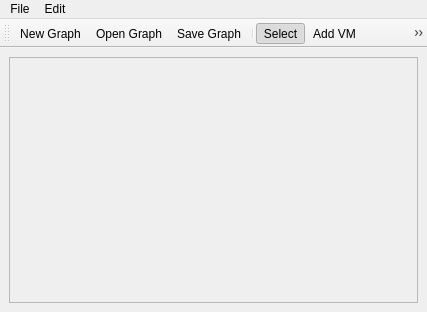
<?xml version="1.0" encoding="UTF-8"?>
<ui version="4.0">
 <class>TenantEditor</class>
 <widget class="QMainWindow" name="TenantEditor">
  <property name="windowModality">
   <enum>Qt::ApplicationModal</enum>
  </property>
  <property name="geometry">
   <rect>
    <x>0</x>
    <y>0</y>
    <width>427</width>
    <height>312</height>
   </rect>
  </property>
  <property name="windowTitle">
   <string>Tenant Editor</string>
  </property>
  <property name="windowIcon">
   <iconset resource="resources.qrc">
    <normaloff>:/pics/pics/graph.png</normaloff>:/pics/pics/graph.png</iconset>
  </property>
  <property name="styleSheet">
   <string notr="true">QWidget, QMenuBar::item, QHeaderView::section {
	background-color: qlineargradient(x1: 0, y1: 0, x2: 0, y2: 1,
                                      stop: 0 #a0a0a0, stop: 1 #f0f0f0);
}

QLabel, QSlider, QCheckBox {
	background-color: transparent;
}</string>
  </property>
  <widget class="QWidget" name="centralwidget">
   <layout class="QVBoxLayout" name="verticalLayout">
    <item>
     <layout class="QHBoxLayout" name="horizontalLayout">
      <item>
       <widget class="QScrollArea" name="graphArea">
        <property name="widgetResizable">
         <bool>false</bool>
        </property>
        <widget class="QWidget" name="scrollAreaWidgetContents">
         <property name="geometry">
          <rect>
           <x>0</x>
           <y>0</y>
           <width>398</width>
           <height>230</height>
          </rect>
         </property>
        </widget>
       </widget>
      </item>
     </layout>
    </item>
   </layout>
  </widget>
  <widget class="QMenuBar" name="menubar">
   <property name="geometry">
    <rect>
     <x>0</x>
     <y>0</y>
     <width>427</width>
     <height>21</height>
    </rect>
   </property>
   <widget class="QMenu" name="menuFile">
    <property name="title">
     <string>File</string>
    </property>
    <addaction name="actionNew_System"/>
    <addaction name="actionOpen_System"/>
    <addaction name="actionSave_System"/>
    <addaction name="actionSave_System_As"/>
    <addaction name="actionExit"/>
   </widget>
   <widget class="QMenu" name="menuEdit">
    <property name="title">
     <string>Edit</string>
    </property>
    <addaction name="actionSettings"/>
   </widget>
   <addaction name="menuFile"/>
   <addaction name="menuEdit"/>
  </widget>
  <widget class="QToolBar" name="toolBar">
   <property name="windowTitle">
    <string>toolBar</string>
   </property>
   <attribute name="toolBarArea">
    <enum>TopToolBarArea</enum>
   </attribute>
   <attribute name="toolBarBreak">
    <bool>false</bool>
   </attribute>
   <addaction name="actionNew_System"/>
   <addaction name="actionOpen_System"/>
   <addaction name="actionSave_System"/>
   <addaction name="separator"/>
   <addaction name="actionSelect"/>
   <addaction name="actionComputer"/>
   <addaction name="actionStorage"/>
   <addaction name="actionRouter"/>
   <addaction name="actionService"/>
   <addaction name="actionDomain"/>
   <addaction name="actionEdge"/>
   <addaction name="separator"/>
  </widget>
  <action name="actionSelect">
   <property name="checkable">
    <bool>true</bool>
   </property>
   <property name="checked">
    <bool>true</bool>
   </property>
   <property name="icon">
    <iconset resource="resources.qrc">
     <normaloff>:/pics/pics/select.png</normaloff>:/pics/pics/select.png</iconset>
   </property>
   <property name="text">
    <string>Select</string>
   </property>
   <property name="shortcut">
    <string>Alt+1</string>
   </property>
  </action>
  <action name="actionComputer">
   <property name="checkable">
    <bool>true</bool>
   </property>
   <property name="icon">
    <iconset resource="resources.qrc">
     <normaloff>:/pics/pics/computer.png</normaloff>:/pics/pics/computer.png</iconset>
   </property>
   <property name="text">
    <string>Add VM</string>
   </property>
   <property name="toolTip">
    <string>Add VM</string>
   </property>
   <property name="shortcut">
    <string>Alt+2</string>
   </property>
  </action>
  <action name="actionEdge">
   <property name="checkable">
    <bool>true</bool>
   </property>
   <property name="icon">
    <iconset resource="resources.qrc">
     <normaloff>:/pics/pics/edge.png</normaloff>:/pics/pics/edge.png</iconset>
   </property>
   <property name="text">
    <string>Add Channel</string>
   </property>
   <property name="toolTip">
    <string>Add Channel</string>
   </property>
   <property name="shortcut">
    <string>Alt+7</string>
   </property>
  </action>
  <action name="actionNew_System">
   <property name="icon">
    <iconset resource="resources.qrc">
     <normaloff>:/pics/pics/page.png</normaloff>:/pics/pics/page.png</iconset>
   </property>
   <property name="text">
    <string>New Graph</string>
   </property>
   <property name="shortcut">
    <string>Ctrl+N</string>
   </property>
  </action>
  <action name="actionOpen_System">
   <property name="icon">
    <iconset resource="resources.qrc">
     <normaloff>:/pics/pics/folder.png</normaloff>:/pics/pics/folder.png</iconset>
   </property>
   <property name="text">
    <string>Open Graph</string>
   </property>
   <property name="shortcut">
    <string>Ctrl+O</string>
   </property>
  </action>
  <action name="actionSave_System">
   <property name="icon">
    <iconset resource="resources.qrc">
     <normaloff>:/pics/pics/cd.png</normaloff>:/pics/pics/cd.png</iconset>
   </property>
   <property name="text">
    <string>Save Graph</string>
   </property>
   <property name="shortcut">
    <string>Ctrl+S</string>
   </property>
  </action>
  <action name="actionSave_System_As">
   <property name="text">
    <string>Save Graph As...</string>
   </property>
   <property name="shortcut">
    <string>Ctrl+Shift+S</string>
   </property>
  </action>
  <action name="actionExit">
   <property name="text">
    <string>Exit</string>
   </property>
   <property name="shortcut">
    <string>Ctrl+X</string>
   </property>
  </action>
  <action name="actionStorage">
   <property name="checkable">
    <bool>true</bool>
   </property>
   <property name="icon">
    <iconset resource="resources.qrc">
     <normaloff>:/pics/pics/storage.png</normaloff>:/pics/pics/storage.png</iconset>
   </property>
   <property name="text">
    <string>Add Data Store</string>
   </property>
   <property name="toolTip">
    <string>Add Data Store</string>
   </property>
   <property name="shortcut">
    <string>Alt+3</string>
   </property>
  </action>
  <action name="actionRouter">
   <property name="checkable">
    <bool>true</bool>
   </property>
   <property name="icon">
    <iconset resource="resources.qrc">
     <normaloff>:/pics/pics/router.png</normaloff>:/pics/pics/router.png</iconset>
   </property>
   <property name="text">
    <string>Add Commutation Element</string>
   </property>
   <property name="toolTip">
    <string>Add Commutation Element</string>
   </property>
   <property name="shortcut">
    <string>Alt+4</string>
   </property>
  </action>
  <action name="actionDomain">
   <property name="checkable">
    <bool>true</bool>
   </property>
   <property name="icon">
    <iconset resource="resources.qrc">
     <normaloff>:/pics/pics/topology.png</normaloff>:/pics/pics/topology.png</iconset>
   </property>
   <property name="text">
    <string>Add Domain</string>
   </property>
   <property name="toolTip">
    <string>Add Domain</string>
   </property>
   <property name="shortcut">
    <string>Alt+5</string>
   </property>
  </action>
  <action name="actionService">
   <property name="checkable">
    <bool>true</bool>
   </property>
   <property name="icon">
    <iconset resource="resources.qrc">
     <normaloff>:/pics/pics/calculator.png</normaloff>:/pics/pics/calculator.png</iconset>
   </property>
   <property name="text">
    <string>Add Net Service</string>
   </property>
   <property name="toolTip">
    <string>Add Net Service</string>
   </property>
   <property name="shortcut">
    <string>Alt+6</string>
   </property>
  </action>
  <action name="actionSettings">
   <property name="text">
    <string>Settings</string>
   </property>
  </action>
 </widget>
 <resources>
  <include location="resources.qrc"/>
 </resources>
 <connections>
  <connection>
   <sender>actionSelect</sender>
   <signal>triggered()</signal>
   <receiver>TenantEditor</receiver>
   <slot>toggleSelect()</slot>
   <hints>
    <hint type="sourcelabel">
     <x>-1</x>
     <y>-1</y>
    </hint>
    <hint type="destinationlabel">
     <x>209</x>
     <y>165</y>
    </hint>
   </hints>
  </connection>
  <connection>
   <sender>actionComputer</sender>
   <signal>triggered()</signal>
   <receiver>TenantEditor</receiver>
   <slot>toggleComputer()</slot>
   <hints>
    <hint type="sourcelabel">
     <x>-1</x>
     <y>-1</y>
    </hint>
    <hint type="destinationlabel">
     <x>209</x>
     <y>165</y>
    </hint>
   </hints>
  </connection>
  <connection>
   <sender>actionEdge</sender>
   <signal>triggered()</signal>
   <receiver>TenantEditor</receiver>
   <slot>toggleEdge()</slot>
   <hints>
    <hint type="sourcelabel">
     <x>-1</x>
     <y>-1</y>
    </hint>
    <hint type="destinationlabel">
     <x>209</x>
     <y>165</y>
    </hint>
   </hints>
  </connection>
  <connection>
   <sender>actionNew_System</sender>
   <signal>triggered()</signal>
   <receiver>TenantEditor</receiver>
   <slot>New()</slot>
   <hints>
    <hint type="sourcelabel">
     <x>-1</x>
     <y>-1</y>
    </hint>
    <hint type="destinationlabel">
     <x>209</x>
     <y>165</y>
    </hint>
   </hints>
  </connection>
  <connection>
   <sender>actionOpen_System</sender>
   <signal>triggered()</signal>
   <receiver>TenantEditor</receiver>
   <slot>Open()</slot>
   <hints>
    <hint type="sourcelabel">
     <x>-1</x>
     <y>-1</y>
    </hint>
    <hint type="destinationlabel">
     <x>209</x>
     <y>165</y>
    </hint>
   </hints>
  </connection>
  <connection>
   <sender>actionSave_System</sender>
   <signal>triggered()</signal>
   <receiver>TenantEditor</receiver>
   <slot>Save()</slot>
   <hints>
    <hint type="sourcelabel">
     <x>-1</x>
     <y>-1</y>
    </hint>
    <hint type="destinationlabel">
     <x>209</x>
     <y>165</y>
    </hint>
   </hints>
  </connection>
  <connection>
   <sender>actionSave_System_As</sender>
   <signal>triggered()</signal>
   <receiver>TenantEditor</receiver>
   <slot>SaveAs()</slot>
   <hints>
    <hint type="sourcelabel">
     <x>-1</x>
     <y>-1</y>
    </hint>
    <hint type="destinationlabel">
     <x>209</x>
     <y>165</y>
    </hint>
   </hints>
  </connection>
  <connection>
   <sender>actionExit</sender>
   <signal>triggered()</signal>
   <receiver>TenantEditor</receiver>
   <slot>close()</slot>
   <hints>
    <hint type="sourcelabel">
     <x>-1</x>
     <y>-1</y>
    </hint>
    <hint type="destinationlabel">
     <x>209</x>
     <y>165</y>
    </hint>
   </hints>
  </connection>
  <connection>
   <sender>actionStorage</sender>
   <signal>triggered()</signal>
   <receiver>TenantEditor</receiver>
   <slot>toggleStorage()</slot>
   <hints>
    <hint type="sourcelabel">
     <x>-1</x>
     <y>-1</y>
    </hint>
    <hint type="destinationlabel">
     <x>213</x>
     <y>155</y>
    </hint>
   </hints>
  </connection>
  <connection>
   <sender>actionRouter</sender>
   <signal>triggered()</signal>
   <receiver>TenantEditor</receiver>
   <slot>toggleRouter()</slot>
   <hints>
    <hint type="sourcelabel">
     <x>-1</x>
     <y>-1</y>
    </hint>
    <hint type="destinationlabel">
     <x>213</x>
     <y>155</y>
    </hint>
   </hints>
  </connection>
  <connection>
   <sender>actionDomain</sender>
   <signal>triggered()</signal>
   <receiver>TenantEditor</receiver>
   <slot>toggleDomain()</slot>
   <hints>
    <hint type="sourcelabel">
     <x>-1</x>
     <y>-1</y>
    </hint>
    <hint type="destinationlabel">
     <x>213</x>
     <y>155</y>
    </hint>
   </hints>
  </connection>
  <connection>
   <sender>actionService</sender>
   <signal>triggered()</signal>
   <receiver>TenantEditor</receiver>
   <slot>toggleService()</slot>
   <hints>
    <hint type="sourcelabel">
     <x>-1</x>
     <y>-1</y>
    </hint>
    <hint type="destinationlabel">
     <x>213</x>
     <y>155</y>
    </hint>
   </hints>
  </connection>
  <connection>
   <sender>actionSettings</sender>
   <signal>triggered()</signal>
   <receiver>TenantEditor</receiver>
   <slot>Settings()</slot>
   <hints>
    <hint type="sourcelabel">
     <x>-1</x>
     <y>-1</y>
    </hint>
    <hint type="destinationlabel">
     <x>213</x>
     <y>155</y>
    </hint>
   </hints>
  </connection>
 </connections>
 <slots>
  <slot>toggleSelect()</slot>
  <slot>toggleComputer()</slot>
  <slot>toggleEdge()</slot>
  <slot>New()</slot>
  <slot>Open()</slot>
  <slot>Save()</slot>
  <slot>SaveAs()</slot>
  <slot>toggleStorage()</slot>
  <slot>toggleRouter()</slot>
  <slot>toggleDomain()</slot>
  <slot>toggleService()</slot>
  <slot>Settings()</slot>
 </slots>
</ui>
